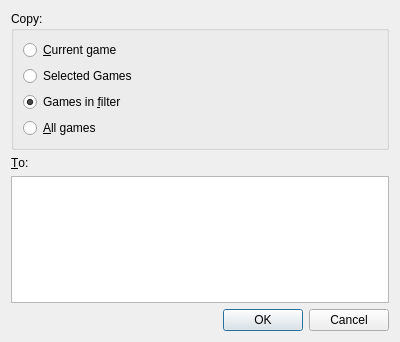
<?xml version="1.0" encoding="UTF-8"?>
<ui version="4.0">
 <class>CopyDialog</class>
 <widget class="QDialog" name="CopyDialog">
  <property name="geometry">
   <rect>
    <x>0</x>
    <y>0</y>
    <width>400</width>
    <height>342</height>
   </rect>
  </property>
  <property name="windowTitle">
   <string>Copy Games</string>
  </property>
  <layout class="QGridLayout">
   <item row="0" column="0">
    <widget class="QGroupBox" name="groupBox">
     <property name="title">
      <string>Copy:</string>
     </property>
     <layout class="QVBoxLayout">
      <item>
       <widget class="QRadioButton" name="singleButton">
        <property name="text">
         <string>&amp;Current game</string>
        </property>
       </widget>
      </item>
      <item>
       <widget class="QRadioButton" name="selectedButton">
        <property name="text">
         <string>Selected Games</string>
        </property>
       </widget>
      </item>
      <item>
       <widget class="QRadioButton" name="filterButton">
        <property name="text">
         <string>Games in &amp;filter</string>
        </property>
        <property name="checked">
         <bool>true</bool>
        </property>
       </widget>
      </item>
      <item>
       <widget class="QRadioButton" name="allButton">
        <property name="text">
         <string>&amp;All games</string>
        </property>
       </widget>
      </item>
     </layout>
    </widget>
   </item>
   <item row="1" column="0">
    <widget class="QLabel" name="label">
     <property name="text">
      <string>&amp;To:</string>
     </property>
     <property name="buddy">
      <cstring>databaseList</cstring>
     </property>
    </widget>
   </item>
   <item row="2" column="0">
    <widget class="QListWidget" name="databaseList"/>
   </item>
   <item row="3" column="0">
    <widget class="QDialogButtonBox" name="buttonBox">
     <property name="orientation">
      <enum>Qt::Horizontal</enum>
     </property>
     <property name="standardButtons">
      <set>QDialogButtonBox::Cancel|QDialogButtonBox::Ok</set>
     </property>
    </widget>
   </item>
  </layout>
 </widget>
 <tabstops>
  <tabstop>singleButton</tabstop>
  <tabstop>filterButton</tabstop>
  <tabstop>allButton</tabstop>
  <tabstop>databaseList</tabstop>
  <tabstop>buttonBox</tabstop>
 </tabstops>
 <resources/>
 <connections>
  <connection>
   <sender>buttonBox</sender>
   <signal>accepted()</signal>
   <receiver>CopyDialog</receiver>
   <slot>accept()</slot>
   <hints>
    <hint type="sourcelabel">
     <x>248</x>
     <y>254</y>
    </hint>
    <hint type="destinationlabel">
     <x>157</x>
     <y>274</y>
    </hint>
   </hints>
  </connection>
  <connection>
   <sender>buttonBox</sender>
   <signal>rejected()</signal>
   <receiver>CopyDialog</receiver>
   <slot>reject()</slot>
   <hints>
    <hint type="sourcelabel">
     <x>316</x>
     <y>260</y>
    </hint>
    <hint type="destinationlabel">
     <x>286</x>
     <y>274</y>
    </hint>
   </hints>
  </connection>
 </connections>
</ui>
